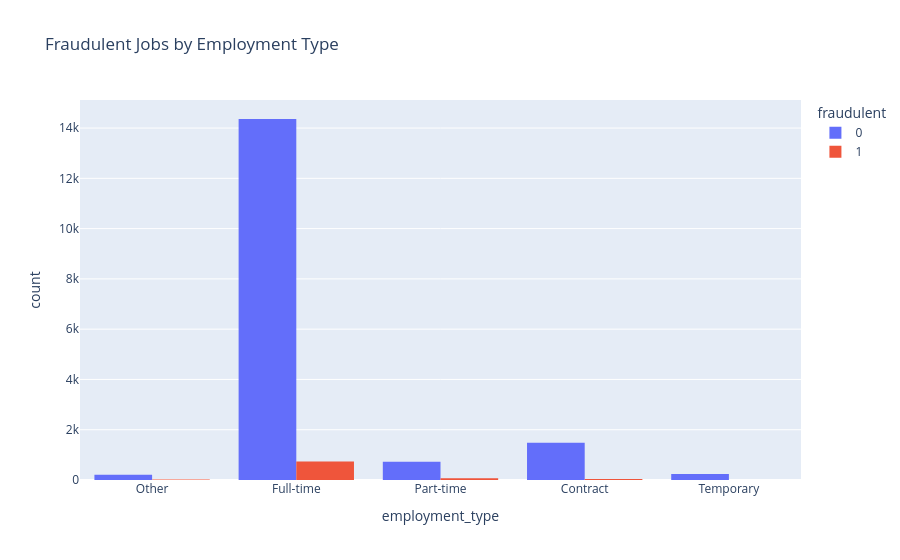

Notebook code cell kept with this figure:
### Markdown cell above
#### Aim:
To investigate which employment types are more likely to have fraudulent postings.

### Code cell
fig = px.histogram(
    df,
    x="employment_type",
    color="fraudulent",
    barmode="group",
    title="Fraudulent Jobs by Employment Type"
)

fig.show()

### Figure 1 — Plotly figure (JSON) as saved in the notebook; plotly's stock layout.template omitted (floating-point values rounded to 4 significant figures; data arrays with more than 128 entries replaced by an {"elided": "..."} marker saying what was removed)
{"data": [{"alignmentgroup": "True", "bingroup": "x", "hovertemplate": "fraudulent=0<br>employment_type=%{x}<br>count=%{y}<extra></extra>", "legendgroup": "0", "marker": {"color": "#636efa", "pattern": {"shape": ""}}, "name": "0", "offsetgroup": "0", "orientation": "v", "showlegend": true, "type": "histogram", "x": {"elided": "17014 str values"}, "xaxis": "x", "yaxis": "y"}, {"alignmentgroup": "True", "bingroup": "x", "hovertemplate": "fraudulent=1<br>employment_type=%{x}<br>count=%{y}<extra></extra>", "legendgroup": "1", "marker": {"color": "#EF553B", "pattern": {"shape": ""}}, "name": "1", "offsetgroup": "1", "orientation": "v", "showlegend": true, "type": "histogram", "x": {"elided": "866 str values"}, "xaxis": "x", "yaxis": "y"}], "layout": {"barmode": "group", "legend": {"title": {"text": "fraudulent"}, "tracegroupgap": 0}, "title": {"text": "Fraudulent Jobs by Employment Type"}, "xaxis": {"anchor": "y", "domain": [0, 1], "title": {"text": "employment_type"}}, "yaxis": {"anchor": "x", "domain": [0, 1], "title": {"text": "count"}}}}
